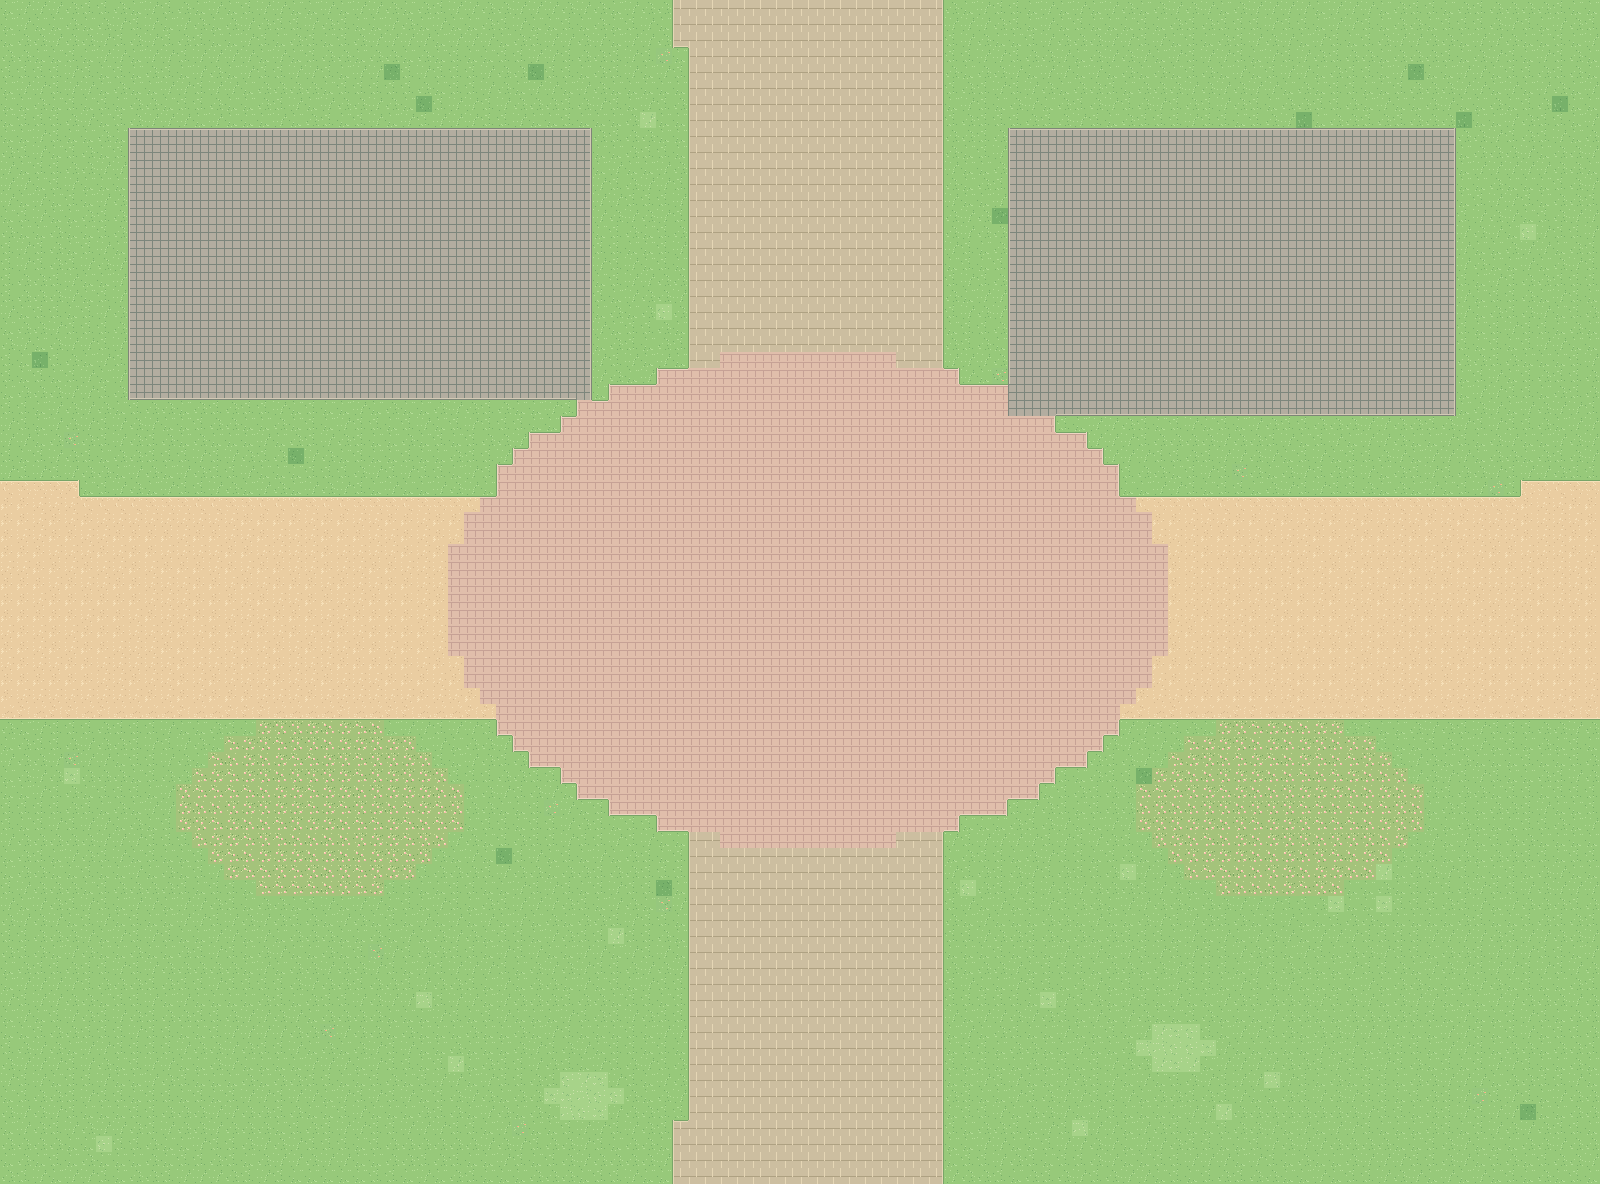

Rendered tile map (Tiled .tmx) drawn with the repository's tilesets; below, a short description and the map source with its tile grids summarised:
An orthogonal 100x74 tile map with 16x16 px tiles, 4 tile layers (Ground, Landscape, Roads, BuildingPads) and 10 objects (3x scene_portal, 2x building_slot, 2x building_label, landmark_area, spawn, ...).

<map version="1.10" tiledversion="1.11.2" orientation="orthogonal" renderorder="right-down" width="100" height="74" tilewidth="16" tileheight="16" infinite="0" nextlayerid="9" nextobjectid="800" backgroundcolor="#97C97A">
  <properties>
    <property name="scene_id" value="01" />
    <property name="scene_name" value="伴月楼与26教" />
    <property name="macro_area" value="A 教学区" />
    <property name="tile_scale" type="int" value="16" />
    <property name="player_sprite_width" type="int" value="48" />
    <property name="player_sprite_height" type="int" value="48" />
    <property name="world_origin_x_px" type="int" value="1600" />
    <property name="world_origin_y_px" type="int" value="-3552" />
    <property name="ground_only" type="bool" value="true" />
    <property name="building_art_separate" type="bool" value="true" />
  </properties>
  <tileset firstgid="1" name="swu_terrain_16" tilewidth="16" tileheight="16" tilecount="412" columns="16">
    <image source="../assets/ground_tiles_16.png" width="256" height="416" />
  </tileset>
  <layer id="1" name="Ground" width="100" height="74">
    <data>[7400 cells, 7400 non-empty, 4 distinct tile ids]</data>
  </layer>
  <layer id="2" name="Landscape" width="100" height="74">
    <data>[7400 cells, 373 non-empty, 15 distinct tile ids]</data>
  </layer>
  <layer id="3" name="Roads" width="100" height="74">
    <data>[7400 cells, 2604 non-empty, 34 distinct tile ids]</data>
  </layer>
  <layer id="4" name="BuildingPads" width="100" height="74">
    <data>[7400 cells, 997 non-empty, 14 distinct tile ids]</data>
  </layer>
  <objectgroup id="5" name="BuildingSlots" visible="0" color="#D9B768">
    <object id="1" name="slot_01_01" type="building_slot" x="128" y="128" width="464" height="272">
      <properties>
        <property name="display_name" value="伴月楼" />
        <property name="confidence" value="user_layout_ref" />
        <property name="note" value="建筑预留地，仅用于当前地图阶段，后续再放建筑与碰撞体" />
        <property name="future_collision" type="bool" value="true" />
        <property name="currently_walkable" type="bool" value="true" />
        <property name="macro_area" value="A 教学区" />
      </properties>
    </object>
    <object id="2" name="slot_01_02" type="building_slot" x="1008" y="128" width="448" height="288">
      <properties>
        <property name="display_name" value="第26教学楼" />
        <property name="confidence" value="user_layout_ref" />
        <property name="note" value="建筑预留地，仅用于当前地图阶段，后续再放建筑与碰撞体" />
        <property name="future_collision" type="bool" value="true" />
        <property name="currently_walkable" type="bool" value="true" />
        <property name="macro_area" value="A 教学区" />
      </properties>
    </object>
  </objectgroup>
  <objectgroup id="6" name="LandmarkAreas" visible="0" color="#3B9C88">
    <object id="3" name="area_01_01" type="landmark_area" x="560" y="496" width="560" height="352">
      <properties>
        <property name="display_name" value="伴月楼 / 26教之间步行广场" />
        <property name="confidence" value="landmark_area_approx" />
      </properties>
    </object>
  </objectgroup>
  <objectgroup id="7" name="Portals" visible="0" color="#4CA3D9">
    <object id="4" name="exit_south" type="scene_portal" x="672" y="1120" width="272" height="64">
      <properties>
        <property name="direction" value="south" />
        <property name="target_scene" value="07" />
        <property name="target_portal" value="exit_north" />
        <property name="spawn_x_px" type="int" value="800" />
        <property name="spawn_y_px" type="int" value="112" />
        <property name="trigger" value="cross_map_edge" />
        <property name="enabled" type="bool" value="true" />
      </properties>
    </object>
    <object id="5" name="exit_west" type="scene_portal" x="0" y="480" width="80" height="240">
      <properties>
        <property name="direction" value="west" />
        <property name="target_scene" value="00" />
        <property name="target_portal" value="exit_east" />
        <property name="spawn_x_px" type="int" value="1424" />
        <property name="spawn_y_px" type="int" value="592" />
        <property name="trigger" value="cross_map_edge" />
        <property name="enabled" type="bool" value="true" />
      </properties>
    </object>
    <object id="6" name="exit_east" type="scene_portal" x="1520" y="480" width="80" height="240">
      <properties>
        <property name="direction" value="east" />
        <property name="target_scene" value="02" />
        <property name="target_portal" value="exit_west" />
        <property name="spawn_x_px" type="int" value="160" />
        <property name="spawn_y_px" type="int" value="592" />
        <property name="trigger" value="cross_map_edge" />
        <property name="enabled" type="bool" value="true" />
      </properties>
    </object>
  </objectgroup>
  <objectgroup id="8" name="Spawn" visible="0" color="#74B877">
    <object id="7" name="player_start" type="spawn" x="800" y="224" width="0" height="0">
      <properties>
        <property name="feet_position" type="bool" value="true" />
        <property name="sprite_width" type="int" value="48" />
        <property name="sprite_height" type="int" value="48" />
      </properties>
    </object>
  </objectgroup>
  <objectgroup id="9" name="地标中文标注_编辑用" visible="1" color="#284F48">
    <object id="8" name="伴月楼" type="building_label" x="190.0" y="242.0" width="340" height="44">
      <text fontfamily="Noto Sans CJK SC" pixelsize="21" color="#284D42" halign="center" valign="center" wrap="1">伴月楼</text>
    </object>
    <object id="9" name="第26教学楼" type="building_label" x="1062.0" y="250.0" width="340" height="44">
      <text fontfamily="Noto Sans CJK SC" pixelsize="21" color="#284D42" halign="center" valign="center" wrap="1">第26教学楼</text>
    </object>
    <object id="10" name="伴月楼 / 26教之间步行广场" type="area_label" x="670.0" y="650.0" width="340" height="44">
      <text fontfamily="Noto Sans CJK SC" pixelsize="21" color="#284D42" halign="center" valign="center" wrap="1">伴月楼 / 26教之间步行广场</text>
    </object>
  </objectgroup>
</map>
